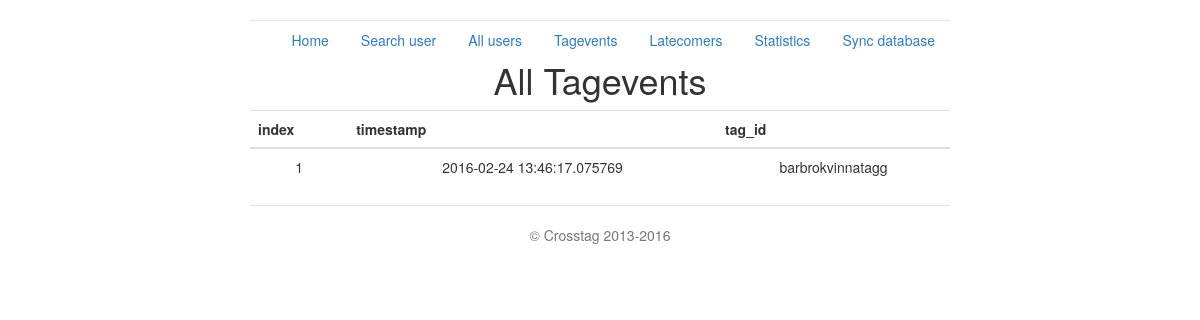
The page /all_tagevents on the database as committed earlier.
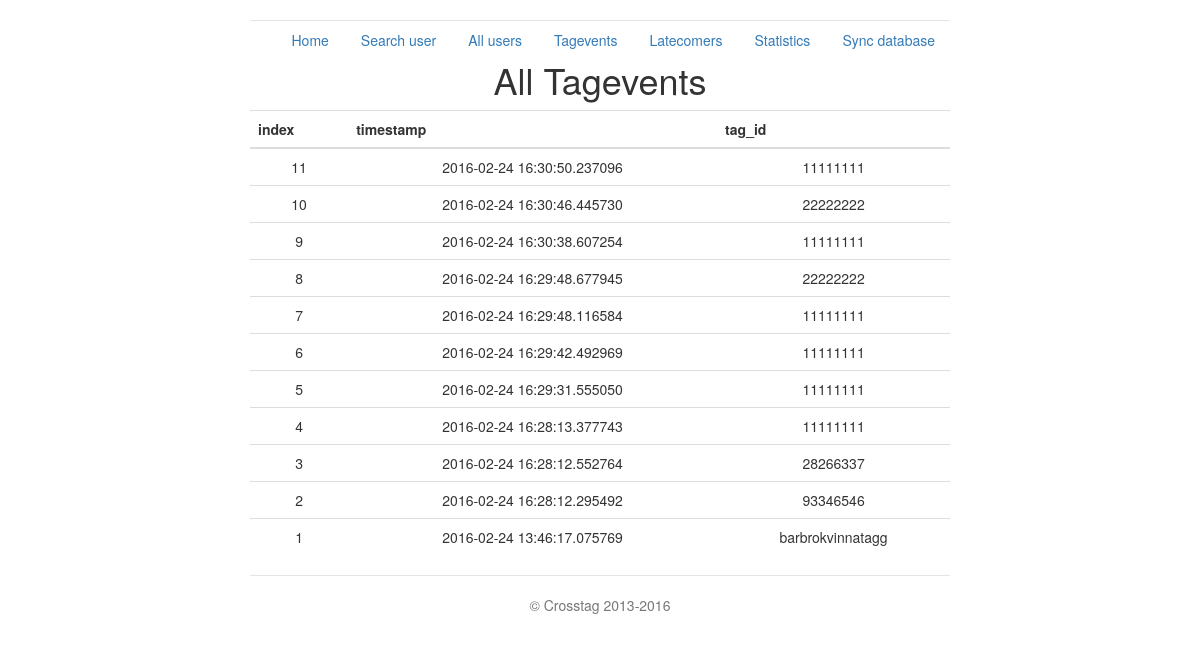
The same page on the database as committed later.
### crosstag_server.py (models this page shows, shortened)
class Tagevent(db.Model):
    index = db.Column(db.Integer, primary_key=True)
    tag_id = db.Column(db.String(20))
    timestamp = db.Column(db.DateTime)
    uid = db.Column(db.Integer, db.ForeignKey('user.index'))
    def dict(self):
        return {'index': self.index, 'timestamp': str(self.timestamp),
                'tag_id': self.tag_id, 'uid': self.uid}

### crosstag_server.py (the view)
@app.route('/all_tagevents', methods=['GET'])
def all_tagevents():
    ret = []
    events = Tagevent.query.all()
    for hit in events:
        js = hit.dict()
        ret.append(js)
    ret.reverse()
    return render_template('all_tagevents.html',
                           title='All Tagevents',
                           hits=ret)

### templates/all_tagevents.html (shortened to what this page needs)
{% extends "base.html" %}
{% block content %}
<h1>{{title}}</h1>
{% if hits %}
	<table class="table table-hover">
	<tbody>
		<thead>
			<tr>
				<th>index</th> <th>timestamp</th><th>tag_id</th>
			</tr>
		</thead>
				{% for hit in hits %}
				<tr>
					<td>{{hit.index}}</td> <td>{{hit.timestamp}}</td> <td>{{hit.tag_id}}</td>
				</tr>
				{% endfor %}
	</tbody>
	</table>
{% endif %}
{% endblock %}

### templates/base.html (shortened to what this page needs)
<!DOCTYPE html>
<html lang="en">
  <head>
    <link rel="stylesheet" type="text/css" href="../../static/datepicker.css">
    <link href="../../static/bootstrap.css" rel="stylesheet">
    <link href="../../static/jumbotron-narrow.css" rel="stylesheet">
  </head>
  <body>
    <div class="container">
      <div class="header">
        <nav>
          <ul class="nav nav-pills pull-right">
            <li role="presentation"><a href="/index">Home</a></li>
            <li role="presentation"><a href="/search_user">Search user</a></li>
            <li role="presentation"><a href="/all_users">All users</a></li>
            <li role="presentation"><a href="/tagevent">Tagevents</a></li>
            <li role="presentation"><a href="/inactive_check">Latecomers</a></li>
            <li role="presentation"><a href="/statistics">Statistics</a></li>
            <li role="presentation"><a href="/crosstag/v1.0/fortnox/">Sync database</a></li>
          </ul>
        </nav>
      </div>
      {% block content %}{% endblock %}
      <footer class="footer">
        <p>&copy; Crosstag 2013-2016</p>
      </footer>
    </div>
  </body>
</html>

### static/datepicker.css (style rules this page uses)
.container { text-align: center; }

### static/jumbotron-narrow.css (style rules this page uses)
body { padding-top: 20px; padding-bottom: 20px; }
.header, .marketing, .footer { padding-right: 15px; padding-left: 15px; }
.header { border-bottom: 1px solid #e5e5e5; }
.footer { padding-top: 19px; color: #777; border-top: 1px solid #e5e5e5; }
@media (min-width: 768px) { .container { max-width: 730px; } }
@media screen and (min-width: 768px) { .header, .marketing, .footer { padding-right: 0; padding-left: 0; } }
@media screen and (min-width: 768px) { .header { margin-bottom: 30px; } }

Rows that differ between the two databases and show on the page:
added Tagevent: index "11", timestamp "2016-02-24 16:30:50.237096", tag_id "11111111"
added Tagevent: index "10", timestamp "2016-02-24 16:30:46.445730", tag_id "22222222"
added Tagevent: index "9", timestamp "2016-02-24 16:30:38.607254", tag_id "11111111"
added Tagevent: index "8", timestamp "2016-02-24 16:29:48.677945", tag_id "22222222"
added Tagevent: index "7", timestamp "2016-02-24 16:29:48.116584", tag_id "11111111"
added Tagevent: index "6", timestamp "2016-02-24 16:29:42.492969", tag_id "11111111"
added Tagevent: index "5", timestamp "2016-02-24 16:29:31.555050", tag_id "11111111"
added Tagevent: index "4", timestamp "2016-02-24 16:28:13.377743", tag_id "11111111"
added Tagevent: index "3", timestamp "2016-02-24 16:28:12.552764", tag_id "28266337"
added Tagevent: index "2", timestamp "2016-02-24 16:28:12.295492", tag_id "93346546"
